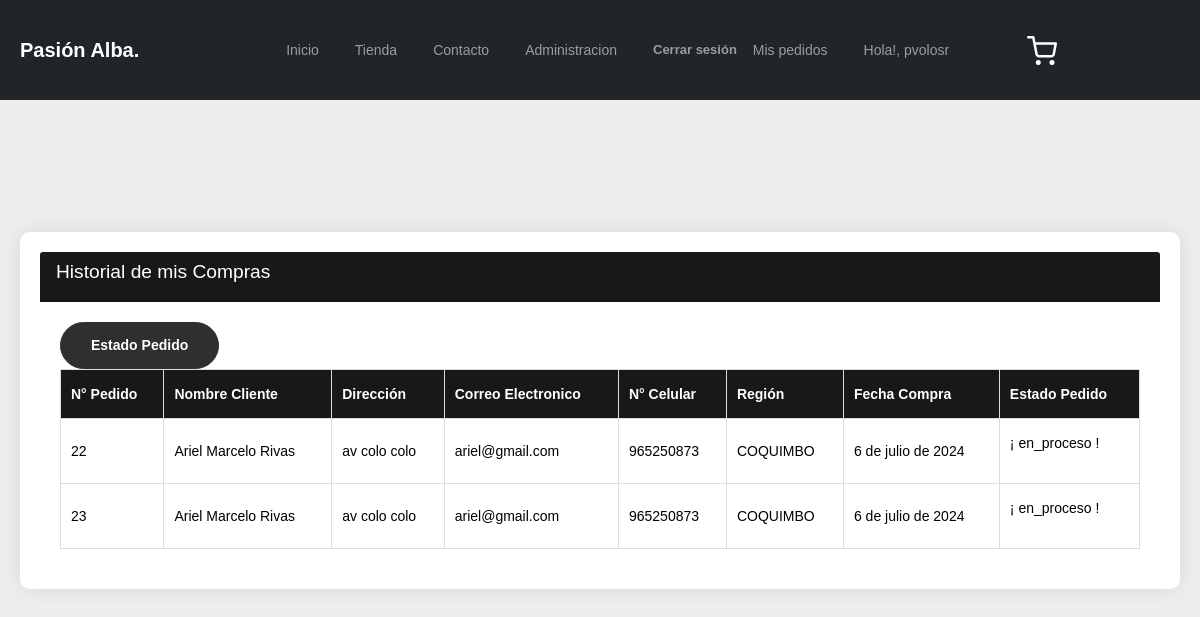
Screenshot of /miscompras/ (signed in) with the database file from the repository.
### aplicacion/models.py (models this page shows, shortened)
class Pedido(models.Model):
    usuario = models.ForeignKey(Usuario, on_delete=models.PROTECT)
    id = models.AutoField(primary_key=True)
    nombre_cliente = models.CharField(max_length=100)
    direccion = models.CharField(max_length=200)
    correo = models.EmailField()
    celular = models.CharField(max_length=20)
    region = models.CharField(max_length=25, choices=REGIONES, default='CONCEPCION')
    fecha_pedido = models.DateField(auto_now_add=True)
    boleta = models.CharField(max_length=15, choices=[
        ('sin_boleta', 'Sin boleta'),
        ('con_boleta', 'Con boleta'),
    ])
    estado = models.CharField(max_length=20, choices=[
        ('cancelado', 'Cancelado'),
        ('en_proceso', 'En Proceso'),
        ('finalizado', 'Finalizado'),
    ], default='en_proceso')
    adicional = models.TextField(blank=True, null=True)

### aplicacion/views.py (the view)
# urls.py: path('miscompras/', miscompras, name='miscompras'),
@login_required
def miscompras(request):
    user = request.user
    usr = get_object_or_404(Usuario, nombusuario=user)
    pedidos = Pedido.objects.filter(usuario_id=usr)
    datos = {
        'pedidos': pedidos,
        'detallepedido': detallepedido,
    }
    return render(request, "aplicacion/miscompras.html", datos)

### aplicacion/templates/aplicacion/miscompras.html (shortened to what this page needs)
{% load static %}
<!DOCTYPE html>
<html lang="es">
<head>
    <link href="{% static 'aplicacion/css/bootstrap.min.css' %}" rel="stylesheet">
    <link rel="stylesheet" href="https://cdnjs.cloudflare.com/ajax/libs/font-awesome/6.0.0-beta3/css/all.min.css">
    <link href="{% static 'aplicacion/css/tiny-slider.css' %}" rel="stylesheet">
    <link href="{% static 'aplicacion/css/style.css' %}" rel="stylesheet">
    <link href="{% static 'aplicacion/css/stylemiscompras.css' %}" rel="stylesheet">
</head>
<body>
    <nav class="custom-navbarr navbar navbar-expand-md navbar-dark bg-dark" arial-label="Furni navigation bar">
		<div class="container">
			<a class="navbar-brand" href="{% url 'index' %}" style="font-weight: bold;">Pasión Alba<span>.</span></a>
			<div class="collapse navbar-collapse justify-content-center" id="navbarSupportedContent">
				<ul class="navbar-nav mb-2 mb-lg-0">
					<li class="nav-item" style="margin-right: 20px;">
						<a class="nav-link hover-effect" href="{% url 'index' %}">Inicio</a>
					</li>
					<li class="nav-item" style="margin-right: 20px;">
						<a class="nav-link hover-effect" href="{% url 'shop' %}">Tienda</a>
					</li>
					<li class="nav-item" style="margin-right: 20px;">
						<a class="nav-link hover-effect" href="{% url 'about' %}">Contacto</a>
					</li>
					{% if user.is_authenticated and user.is_superuser %}
					<li class="nav-item" style="margin-right: 20px;">
						<a class="nav-link hover-effect" href="{% url 'panelcontrol' %}">Administracion</a>
					</li>
					{% endif %}
					{% if user.is_authenticated %}
					<form action="{% url 'logout' %}" method="post">
						<li class="nav-item">
							<button type="submit" class="btn btn-link nav-link hover-effect" style="background: none;border: none;font-size: small;font-weight: 350;font-weight: bold;">Cerrar sesión</button>
						</li>
					</form>
					<li class="nav-item" style="margin-right: 20px;">
						<a class="nav-link hover-effect" href="{% url 'miscompras' %}">Mis pedidos</a>
					</li>
					<li class="nav-item ">
						<a class="nav-link" style="text-align: center;">Hola!, {{user.username}}</a>
					</li>
					{% else %}
					<li class="nav-item" style="margin-right: 20px;">
						<a href="{% url 'login' %}" class="nav-link hover-effect">Iniciar sesión</a>
					</li>
					{% endif %}
				</ul>
				<a href="{% url 'cart' %}" class="nav-item hover-effect" style="margin-left: 70px;">
					<img src="{% static 'aplicacion/img/cart.svg' %}" alt="Icono de carrito" style="width: 30px;">
				</a>
			</div>
		</div>
	</nav>
<div class="untree_co-section product-section before-footer-section" style="color: black;">
    <div class="container">
        <div class="row">
            <div class="col-lg-12">
                <div class="card">
                    <div class="card-header" style="background-color: rgb(26, 23, 23);">
                        <h2 class="card-title">Historial de mis Compras</h2>
                    </div>
                    <div class="card-body">
                        <table class="product-table" >
                            <div class="">
                                <a href="{% url 'estado'%}" class="btn btn-outline-primary btn-sm">Estado Pedido</a>
                            </div>
                            <thead>
                                <tr>
                                    <th style="background-color: rgb(26, 23, 23);">N° Pedido</th>
                                    <th style="background-color: rgb(26, 23, 23);">Nombre Cliente</th>
                                    <th style="background-color: rgb(26, 23, 23);">Dirección</th>
                                    <th style="background-color: rgb(26, 23, 23);">Correo Electronico</th>
                                    <th style="background-color: rgb(26, 23, 23);">N° Celular</th>
                                    <th style="background-color: rgb(26, 23, 23);">Región</th>
                                    <th style="background-color: rgb(26, 23, 23);">Fecha Compra</th>
                                    <th style="background-color: rgb(26, 23, 23);">Estado Pedido</th>
                                </tr>
                            </thead>
                            <tbody>
                                {% for pedido in pedidos %}
                                <tr>
                                    <td>{{ pedido.id }}</td>
                                    <td>{{ pedido.nombre_cliente }}</td>
                                    <td>{{ pedido.direccion }}</td>
                                    <td>{{ pedido.correo }}</td>
                                    <td>{{ pedido.celular }}</td>
                                    <td>{{ pedido.region }}</td>
                                    <td>{{ pedido.fecha_pedido }}</td>
                                    <td><p class="success">¡ {{pedido.estado}} !</p></td>
                                </tr>
                                {% endfor %}
                            </tbody>
                        </table>
                    </div>
                </div>
            </div>
        </div>
    </div>
</div>
</body>
</html>

### aplicacion/static/aplicacion/css/style.css (style rules this page uses)
body { overflow-x: hidden; position: relative; }
body { font-family: "Inter", sans-serif; font-weight: 400; line-height: 28px; color: #6a6a6a; font-size: 14px; background-color: #eff2f1; }
a { text-decoration: none; -webkit-transition: .3s all ease; -o-transition: .3s all ease; transition: .3s all ease; color: #2f2f2f; text-decoration: underline; }
.btn { font-weight: 600; padding: 12px 30px; border-radius: 30px; color: #ffffff; background: #2f2f2f; border-color: #2f2f2f; }
.product-section { padding: 7rem 0; }
.before-footer-section { padding: 7rem 0 12rem 0 !important; }
.untree_co-section { padding: 7rem 0; }
:root { --dark-green: #627254; --light-green: #76885B; --gray: #DDDDDD; --light-gray: #EEEEEE; }
body { background-color: var(--light-gray); color: var(--dark-green); }
body { font-family: 'Roboto', sans-serif; background-color: #EEEEEE; }
.card { background-color: #FFFFFF; box-shadow: 0 4px 8px rgba(0,0,0,0.1); border-radius: 8px; padding: 20px; transition: transform 0.3s ease; }

### aplicacion/static/aplicacion/css/stylemiscompras.css (style rules this page uses)
body { font-family: Arial, sans-serif; background-color: #EEEEEE; }
.container { max-width: 1200px; margin: auto; padding: 20px; }
.card { border: none; border-radius: 10px; box-shadow: 0 0 20px rgba(0, 0, 0, 0.1); margin-bottom: 20px; background-color: #FFFFFF; }
.card-header { background-color: #171a15; color: #FFFFFF; }
.card-body { padding: 20px; }
.card-title { font-size: 1.2rem; margin-bottom: 10px; }
.product-table { width: 100%; border-collapse: collapse; }
.product-table th, .product-table td { padding: 10px; border: 1px solid #DDDDDD; }
.product-table th { background-color: #0e110c; color: #FFFFFF; }
.product-table td { text-align: left; }

### rows the page displays
Pedido: id "22", nombre_cliente "Ariel Marcelo Rivas", direccion "av colo colo", correo "ariel@gmail.com", celular "965250873", region "COQUIMBO", fecha_pedido "6 de julio de 2024", estado "en_proceso"
Pedido: id "23", nombre_cliente "Ariel Marcelo Rivas", direccion "av colo colo", correo "ariel@gmail.com", celular "965250873", region "COQUIMBO", fecha_pedido "6 de julio de 2024", estado "en_proceso"

### other values shown
{{ user.username }} "pvolosr"
